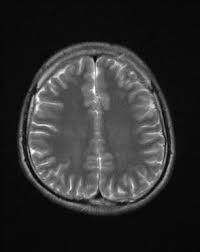
#> input picture storage/patients/1/Brain MRI Scan 1.jpg, 200 x 252 px
$ python -i image_processing.py   (imports and definitions only)
#> lines starting #> are read from the running program, lines starting #| are printed output that depends on the picture; after the words box and inside, x2 and y2 are one past the last pixel; in counts of white or black regions, pixels touching at a corner belong together
import cv2
import numpy as np
import os
from PIL import Image

def process_mri_image(image_path: str, output_dir: str):
    """
    Process the MRI image to generate a highlighted image and a heatmap.
    Returns the paths to the highlighted image and heatmap.
    """
#> called with output_dir = 'out.png'
    if not os.path.exists(output_dir):
        os.makedirs(output_dir, exist_ok=True)

    filename = os.path.basename(image_path)
    base_name, ext = os.path.splitext(filename)

    highlighted_path = os.path.join(output_dir, f"{base_name}_highlighted{ext}")
    heatmap_path = os.path.join(output_dir, f"{base_name}_heatmap{ext}")

    # Read image
    img = cv2.imread(image_path)
#> img is the input picture: shape (252, 200, 3); min 0, max 255, mean 47.5
    if img is None:
        raise ValueError("Could not read the image")

    gray = cv2.cvtColor(img, cv2.COLOR_BGR2GRAY)

    # Apply thresholding
    _, thresh = cv2.threshold(gray, 150, 255, cv2.THRESH_BINARY)
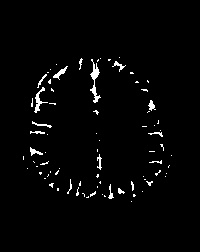
#> thresh: shape (252, 200); 2.2% white in thin lines or dots, all inside (x1, y1, x2, y2) = (23, 57, 172, 202)

    # Find contours
    contours, _ = cv2.findContours(thresh, cv2.RETR_EXTERNAL, cv2.CHAIN_APPROX_SIMPLE)
#> contours = 79 contours, 72 with area under 20; largest, box (x1, y1, x2, y2) and area: (90, 59, 101, 103) 114, (34, 87, 48, 113) 68, (53, 66, 68, 80) 45, (30, 147, 43, 156) 33, (148, 100, 156, 111) 32, (112, 61, 126, 72) 26, (32, 121, 52, 128) 21

    # Draw contours for highlighted image
    highlighted_img = img.copy()
    cv2.drawContours(highlighted_img, contours, -1, (0, 0, 255), 2)
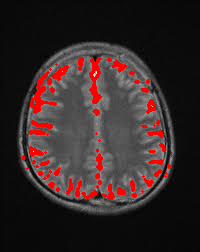
#> highlighted_img: shape (252, 200, 3); 5.33% of pixels changed, all inside (x1, y1, x2, y2) = (22, 56, 173, 203)
    cv2.imwrite(highlighted_path, highlighted_img)

    # Generate heatmap
    heatmap = cv2.applyColorMap(gray, cv2.COLORMAP_JET)
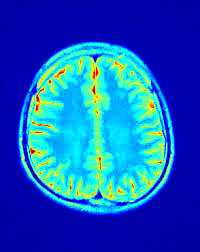
#> heatmap: shape (252, 200, 3); mean B, G, R 187.5, 89.2, 19
    overlay = cv2.addWeighted(img, 0.6, heatmap, 0.4, 0)
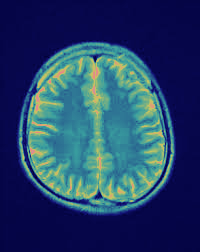
#> overlay: shape (252, 200, 3); mean B, G, R 103.4, 64.2, 36.1
    cv2.imwrite(heatmap_path, overlay)

    return highlighted_path, heatmap_path

>>> result = process_mri_image('../../../storage/patients/1/Brain MRI Scan 1.jpg', 'out.png')

$ run again, on storage/patients/1/Te-pi_2_6d9ca0dc.jpg
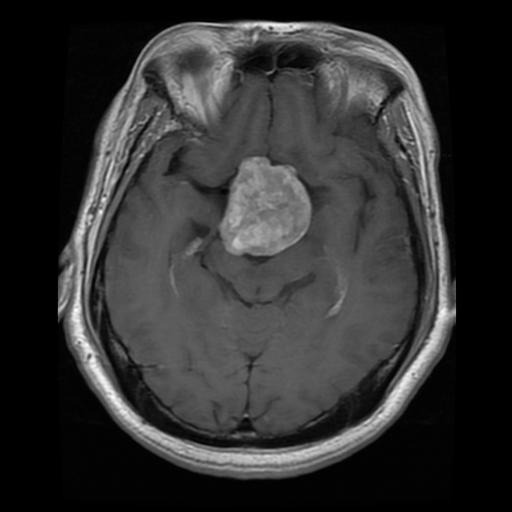
#> input picture storage/patients/1/Te-pi_2_6d9ca0dc.jpg, 512 x 512 px
#> in process_mri_image, img is the input picture: shape (512, 512, 3); min 0, max 254, mean 49.4
#> in process_mri_image, `_, thresh = cv2.threshold(gray, 150, 255, cv2.THRESH_BINARY)`:
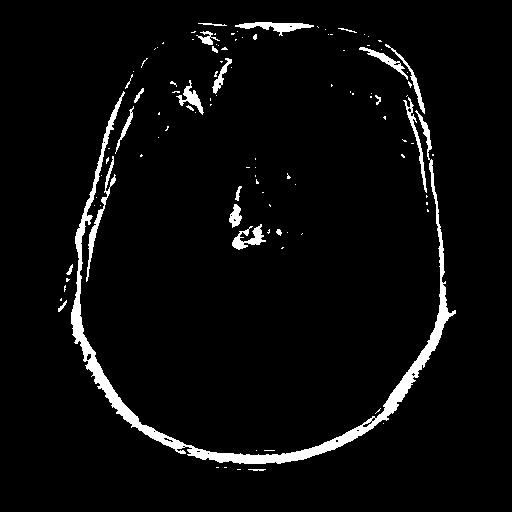
#> thresh: shape (512, 512); 4.1% white; 108 white regions (84 under 20 px)
#> contours = 108 contours, 92 with area under 20; largest, box (x1, y1, x2, y2) and area: (71, 91, 456, 464) 5975, (235, 22, 314, 36) 378, (86, 156, 116, 282) 348, (232, 224, 266, 250) 294, (359, 47, 408, 80) 250
#> highlighted_img: shape (512, 512, 3); 5.25% of pixels changed, all inside (x1, y1, x2, y2) = (57, 21, 457, 472)
#> in process_mri_image, `overlay = cv2.addWeighted(img, 0.6, heatmap, 0.4, 0)`:
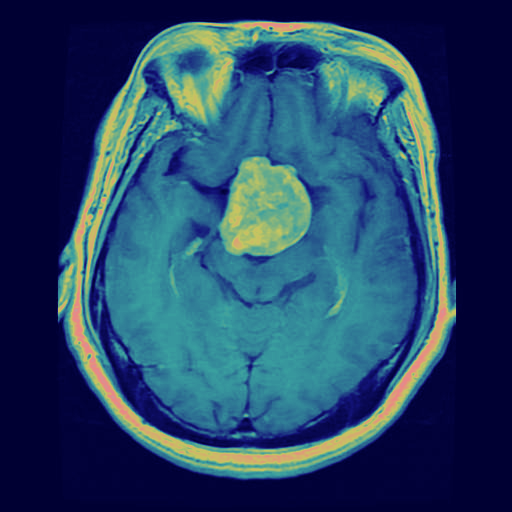
#> overlay: shape (512, 512, 3); mean B, G, R 101.2, 68.8, 38.1

$ run again, on storage/patients/1/Tr-me_4_8089830d.jpg
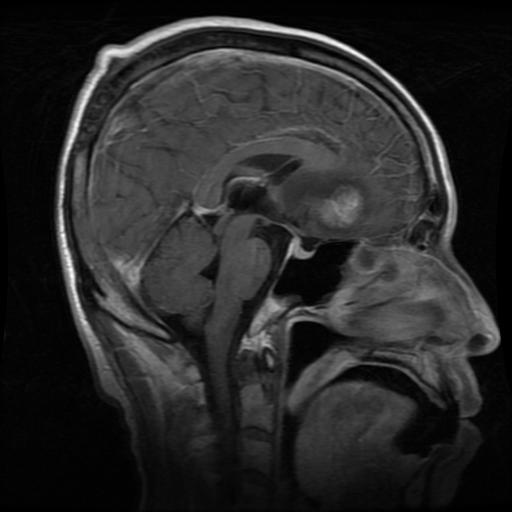
#> input picture storage/patients/1/Tr-me_4_8089830d.jpg, 512 x 512 px
#> in process_mri_image, img is the input picture: shape (512, 512, 3); min 0, max 255, mean 40.5
#> in process_mri_image, `_, thresh = cv2.threshold(gray, 150, 255, cv2.THRESH_BINARY)`:
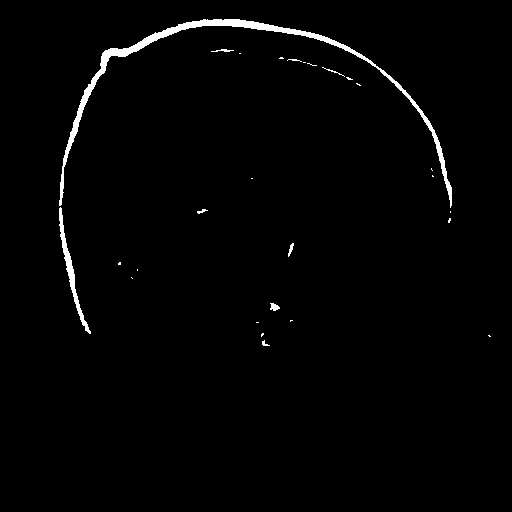
#> thresh: shape (512, 512); 1.5% white; 27 white regions (18 under 20 px)
#> contours = 27 contours, 23 with area under 20; largest, box (x1, y1, x2, y2) and area: (59, 19, 452, 208) 2562, (59, 207, 91, 334) 464, (270, 303, 280, 311) 39, (288, 243, 294, 257) 24
#> highlighted_img: shape (512, 512, 3); 2.17% of pixels changed, all inside (x1, y1, x2, y2) = (58, 18, 492, 347)
#> in process_mri_image, `overlay = cv2.addWeighted(img, 0.6, heatmap, 0.4, 0)`:
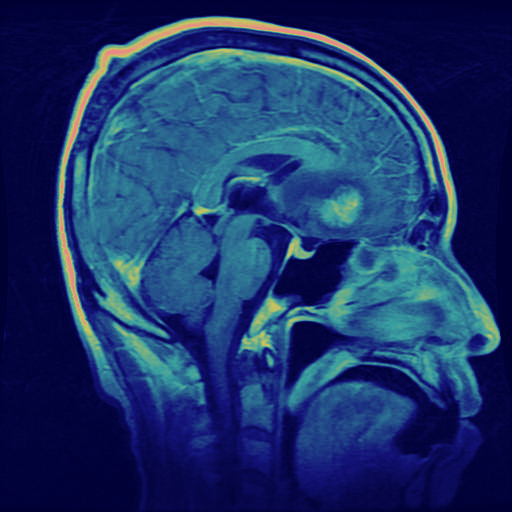
#> overlay: shape (512, 512, 3); mean B, G, R 104.6, 52.1, 27.4
